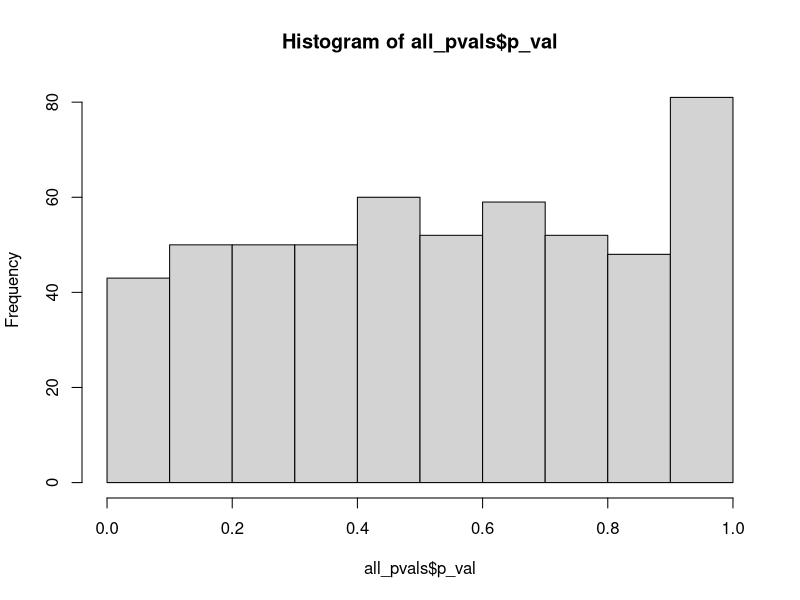

R code for this plot:
## ---- chunk 1
library(data.table)
library(dplyr)
library(ggplot2)


# Load data 

post.attitude <- fread(input = "./REVISED_FINAL_POST_ATTITUDE_rename.csv", 
                       header = TRUE, stringsAsFactors = TRUE)
Pre_post <- fread(input = "./Pre_post.csv", 
                  header = TRUE, stringsAsFactors = TRUE)

# merge pre_post and post.attitude
pre_post.attitude <- merge(Pre_post,post.attitude,by='BPL.BLD.ID', all.x = TRUE)

# select E group 
pre_post.attitude_E <- pre_post.attitude %>% 
  filter(LogCheck == "Y")
## ---- chunk 2
library(broom)
# ONE - NO TECH, NO AGE OR EXPERIENCE
all_pvals <- data.frame(varname=as.character(), col=as.character(), coefest=as.numeric(), p_val=as.numeric())

overall_stats <- data.frame(col=as.character(), MultR2=as.numeric(), AdjR2=as.numeric(), p_val=as.numeric())

for (col in names(pre_post.attitude_E)[grep("X", names(pre_post.attitude_E))]) {
  # cat(col, ":\n")
  lmodel <- lm(paste(col, "~ A0.3 + A0.4 + A0.56 + A0.57 + A0.58 + A0.59 + Age + Experience + A0.68 + A0.69"), data = pre_post.attitude_E)
  smy <- summary(lmodel)

  all_pvals <- rbind(all_pvals, data.frame(varname = names(smy$coefficients[,4]), col = col, coefest = smy$coefficients[,1], p_val = smy$coefficients[,4]))
  overall_stats <- rbind(overall_stats, data.frame(col = col,  MultR2 = glance(lmodel)$r.squared, AdjR2 = glance(lmodel)$adj.r.squared, p_val = glance(lmodel)$p.value))
}

overall_stats$q_val <- p.adjust(overall_stats$p_val, method = "BH")
overall_stats

all_pvals$adjusted <- p.adjust(all_pvals$p_val, method = "BH")
subset(all_pvals, p_val < 0.05)

## ---- chunk 3

hist(all_pvals$p_val)
all_pvals %>% filter(p_val < .05)

